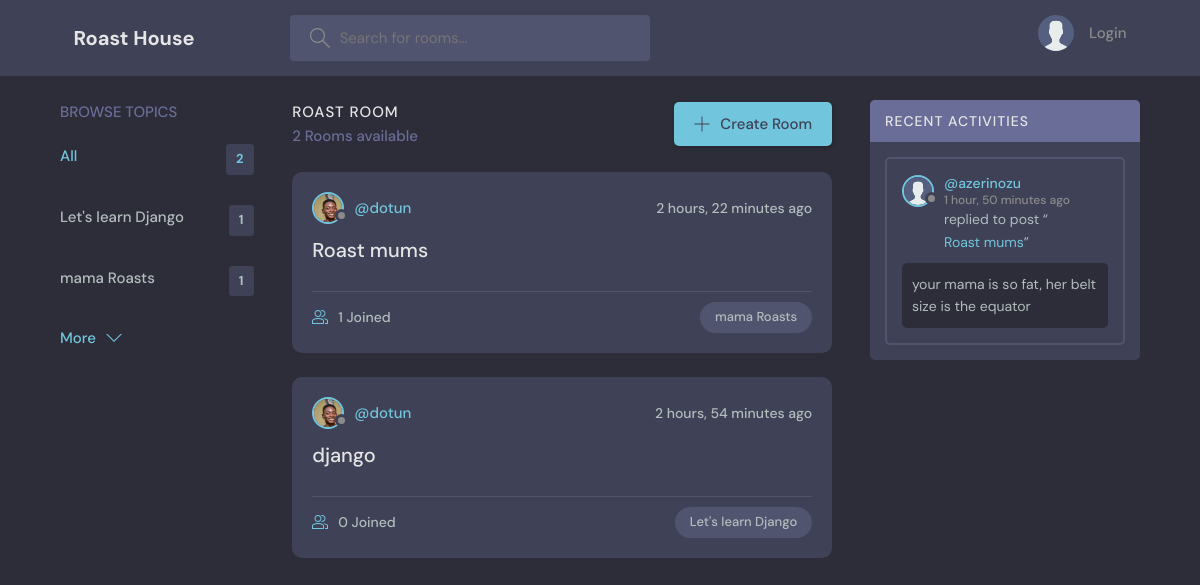
The page / on the database its author committed.
### base/models.py (models this page shows, shortened)
class Topic(models.Model):
    name = models.CharField(max_length=200)

class Room(models.Model):
    host = models.ForeignKey(User, on_delete=models.SET_NULL, null=True)
    topic = models.ForeignKey(Topic, on_delete=models.SET_NULL, null=True)
    name  = models.CharField(max_length=200)
    description = models.TextField(null=True, blank=True)
    participants = models.ManyToManyField(User, related_name='participants', blank=True)
    updated = models.DateTimeField(auto_now=True)
    created = models.DateTimeField(auto_now_add=True)
    class Meta:
        ordering = ['-updated', '-created']

class User(AbstractUser):
    name = models.CharField(max_length=200, null=True)
    email = models.EmailField(null=True, unique=True)
    username = models.CharField(max_length=200, null=True)
    bio = models.TextField(null=True)
    avatar = models.ImageField(null=True, default="avatar.svg")
    USERNAME_FIELD = 'email'
    REQUIRED_FIELDS = ['name', 'username']

class Messsage(models.Model):
    user = models.ForeignKey(User, on_delete=models.CASCADE)
    room = models.ForeignKey(Room, on_delete=models.CASCADE)
    body = models.TextField()
    updated = models.DateTimeField(auto_now=True)
    created = models.DateTimeField(auto_now_add=True)
    class Meta:
        ordering = ['-updated', '-created']

### base/views.py (the view)
# urls.py: path('', views.home, name = 'home'),
def home(request):
    q = request.GET.get('q') if request.GET.get('q') != None else ''
    rooms = Room.objects.filter(Q(topic__name__icontains=q) | Q(name__icontains=q) | Q(description__icontains=q))
    topics = Topic.objects.all()[0:5]
    room_count = rooms.count()
    room_messages = Messsage.objects.filter(Q(room__topic__name__icontains=q))
    context = {'rooms': rooms, 'topics':topics, 'room_count':room_count, 'room_messages':room_messages}
    return render(request, 'base/home.html', context)

### base/templates/base/home.html (shortened to what this page needs)
{% extends 'main.html' %} {% block content %}
<main class="layout layout--3">
  <div class="container">
    {% include 'base/topics_component.html' %}
    <div class="roomList">
      <div class="roomList__header">
        <div>
          <h2>Roast Room</h2>
          <p>{{room_count}} Rooms available</p>
        </div>
        <a class="btn btn--main" href="{% url 'create-room' %}">
          <svg
            version="1.1"
            xmlns="http://www.w3.org/2000/svg"
            width="32"
            height="32"
            viewBox="0 0 32 32"
          >
            <title>add</title>
            <path
              d="M16.943 0.943h-1.885v14.115h-14.115v1.885h14.115v14.115h1.885v-14.115h14.115v-1.885h-14.115v-14.115z"
            ></path>
          </svg>
          Create Room
        </a>
      </div>
      {% include 'base/feed_component.html' %}
    </div>
    {% include 'base/activity_component.html' %}
  </div>
</main>
{% endblock %}

### base/templates/base/topics_component.html
<div class="topics">
  <div class="topics__header">
    <h2>Browse Topics</h2>
  </div>
  <ul class="topics__list">
    <li>
      <a href="{% url 'home' %}" class="active"
        >All <span>{{topics.count}}</span></a
      >
    </li>
    {% for topic in topics %}
    <li>
      <a href="{% url 'home' %}?q={{topic.name}}"
        >{{topic.name}}<span>{{topic.room_set.all.count}}</span></a
      >
    </li>
    {% endfor %}
  </ul>
  <a class="btn btn--link" href="{% url 'topics' %}">
    More
    <svg
      version="1.1"
      xmlns="http://www.w3.org/2000/svg"
      width="32"
      height="32"
      viewBox="0 0 32 32"
    >
      <title>chevron-down</title>
      <path d="M16 21l-13-13h-3l16 16 16-16h-3l-13 13z"></path>
    </svg>
  </a>
</div>

### base/templates/base/feed_component.html (shortened to what this page needs)
{% for room in rooms%}
<div class="roomListRoom">
  <div class="roomListRoom__header">
    {% if room.host.id %}
    <a
      href="{% url 'user-profile' room.host.id %}"
      class="roomListRoom__author"
    >
      <div class="avatar avatar--small">
        <img src="{{room.host.avatar.url}}" />
      </div>
      <span>@{{room.host.username}}</span>
    </a>
    {% else %}
    <span>No host available</span>
    {% endif %}
    <div class="roomListRoom__actions">
      <span>{{room.created|timesince}} ago</span>
    </div>
  </div>
  <div class="roomListRoom__content">
    <a href="{% url 'room' room.id %}">{{room.name}}</a>
  </div>
  <div class="roomListRoom__meta">
    <a href="{% url 'room' room.id %}" class="roomListRoom__joined">
      {{room.participants.all.count}} Joined
    </a>
    <p class="roomListRoom__topic">{{room.topic.name}}</p>
  </div>
</div>
{% endfor %}

### base/templates/base/activity_component.html (shortened to what this page needs)
<div class="activities">
  <div class="activities__header">
    <h2>Recent Activities</h2>
  </div>
  {% for message in room_messages %}
  <div class="activities__box">
    <div class="activities__boxHeader roomListRoom__header">
      <a
        href="{% url 'user-profile'  message.user.id %}"
        class="roomListRoom__author"
      >
        <div class="avatar avatar--small">
          <img src="{{message.user.avatar.url}}" />
        </div>
        <p>
          @{{message.user.username}}
          <span>{{message.created|timesince}} ago</span>
        </p>
      </a>
    </div>
    <div class="activities__boxContent">
      <p>
        replied to post “<a href="{% url 'room' message.room.id %}"
          >{{message.room.name}}</a
        >”
      </p>
      <div class="activities__boxRoomContent">{{message.body}}</div>
    </div>
  </div>
  {% endfor %}
</div>

### rows shown on the page
Topic: name "Let's learn Django", room_set.all.count "1"
Topic: name "mama Roasts", room_set.all.count "1"
Room: host.avatar (picture), host.username "dotun", created "2 hours, 22 minutes", name "Roast mums", participants.all.count "1", topic.name "mama Roasts"
Room: host.avatar (picture), host.username "dotun", created "2 hours, 54 minutes", name "django", participants.all.count "0", topic.name "Let's learn Django"
Messsage: user.avatar (placeholder picture), user.username "azerinozu", created "1 hour, 50 minutes", room.name "Roast mums", body "your mama is so fat, her belt size is the equator"

### other values the page prints
{{ topics.count }} "2"
{{ room_count }} "2"
